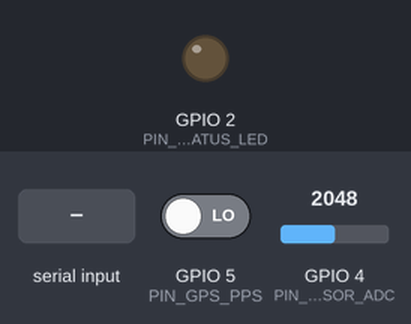
Bench run of a sketch on a simulated ESP32-S3. Parts: output pins drawn as LEDs (lit = HIGH). The inputs (shaded band) are chosen by the test bench; at power-on: GPIO 4 (PIN_SENSOR_ADC) = 2048, GPIO 5 (PIN_GPS_PPS) LOW (analog values on the 0–4095 scale). What the sketch prints to the serial monitor is not drawn.

Above: at 1.7 s.
1.8 s: "T" received over Serial
At 2.9 s:
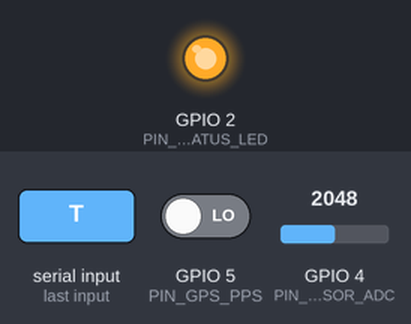
Timing chart, 0 to 5.3 s (numbered marks = the images above; inputs shaded):
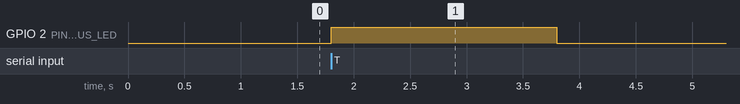

The sketch:

esp32_tdoa_node.ino
```cpp
/**
 * ============================================================================
 * DISTRIBUTED ACOUSTIC TDOA MESH - ESP32-S3 EDGE NODE FIRMWARE
 * ============================================================================
 * Target MCU:      ESP32-S3-DevKitC-1 (Dual-Core 240 MHz Xtensa LX7)
 * Sampling Rate:   16,000.00 Hz (62.5 us period, GPS-1PPS Disciplined)
 * Memory Profile:  64 KB Static SRAM Capture Buffer (16,384 float32 samples)
 * DSP Pipeline:    Direct-Form II Transposed Cascaded SOS Biquad (150-2500 Hz)
 * ============================================================================
 */

#include <Arduino.h>
#include "esp_timer.h"

// ============================================================================
// 1. HARDWARE PIN DEFINITIONS & CONFIGURATION
// ============================================================================
#define PIN_SENSOR_ADC      4       // GPIO4 (ADC1_CH3) -> Vibration Sensor Z-Out
#define PIN_GPS_PPS         5       // GPIO5 -> u-blox NEO-6M/8N 1-PPS Pin
#define PIN_STATUS_LED      2       // GPIO2 -> Onboard Trigger Indicator LED

#define NODE_ID             'A'     // Set to 'A' for Node A, 'B' for Node B
#define SAMPLE_RATE_HZ      16000   // 16.0 kHz acoustic sampling rate
#define CAPTURE_SAMPLES     16384   // 1.024-second synchronized window (64 KB RAM)
#define SERIAL_BAUD         921600  // High-speed UART streaming to host laptop

// ============================================================================
// 2. GPS 1-PPS DISCIPLINED CLOCK SYNCHRONIZATION (ISR STATE)
// ============================================================================
volatile int64_t  last_pps_us      = 0;
volatile int64_t  pps_interval_us  = 1000000; // Nominal: 1,000,000 us (1.000000 s)
volatile uint32_t pps_pulse_count  = 0;
volatile bool     pps_sync_locked  = false;
volatile bool     capture_armed    = false;
volatile bool     capture_ready    = false;

// 64 KB Static SRAM Buffer (16,384 x 4-byte IEEE-754 float32)
static float adc_capture_buffer[CAPTURE_SAMPLES];

// Interrupt Service Routine (ISR) placed in internal Instruction RAM (IRAM)
// Latches the 64-bit hardware timer within <50 nanoseconds of GPS PPS rising edge
void IRAM_ATTR onPpsInterrupt() {
    int64_t now_us = esp_timer_get_time();
    if (last_pps_us > 0) {
        int64_t delta = now_us - last_pps_us;
        // Validate pulse is within +/- 5% of 1.0 second (rejects electrical noise)
        if (delta > 950000 && delta < 1050000) {
            pps_interval_us = delta;
            pps_pulse_count++;
            pps_sync_locked = true;
        }
    }
    last_pps_us = now_us;

    // If host armed a synchronized capture, trigger immediately on this PPS edge
    if (capture_armed && !capture_ready) {
        capture_armed = false;
        // Core 0 acquisition task watches this timestamp
    }
}

// ============================================================================
// 3. CASCADED SECOND-ORDER SECTIONS (SOS / BIQUAD) BANDPASS FILTER
// ============================================================================
// Exact Butterworth 2nd-Order High-Pass (150 Hz) + 2nd-Order Low-Pass (2500 Hz)
// Computed for Fs = 16,000.0 Hz (Direct-Form II Transposed for float32 stability)
struct BiquadSection {
    float b0, b1, b2;
    float a1, a2;
    float z1, z2;

    inline float process(float x) {
        float y = b0 * x + z1;
        z1 = b1 * x - a1 * y + z2;
        z2 = b2 * x - a2 * y;
        return y;
    }

    void reset() {
        z1 = 0.0f;
        z2 = 0.0f;
    }
};

// Stage 1: 150 Hz High-Pass (Strips DC bias, traffic rumble <110 Hz, & 60 Hz hum)
BiquadSection sos_stage1_hp = {
     0.9592032f, -1.9184064f,  0.9592032f,
    -1.9167412f,  0.9200714f,  0.0f, 0.0f
};

// Stage 2: 2500 Hz Low-Pass (Anti-aliasing & high-frequency thermal noise cutoff)
BiquadSection sos_stage2_lp = {
     0.1399393f,  0.2798786f,  0.1399393f,
    -0.6997380f,  0.2594952f,  0.0f, 0.0f
};

// ============================================================================
// 4. CORE 0 REAL-TIME DETERMINISTIC ACQUISITION ENGINE
// ============================================================================
void acquisitionTaskCore0(void *parameter) {
    for (;;) {
        // Wait until user or GPS PPS triggers a synchronized capture window
        if (!capture_armed && !capture_ready) {
            vTaskDelay(1);
            continue;
        }

        if (capture_armed) {
            // Wait for exact rising edge of next GPS 1-PPS pulse (or immediate if bench testing)
            uint32_t start_pps_count = pps_pulse_count;
            int64_t wait_start = esp_timer_get_time();

            while (pps_sync_locked && (pps_pulse_count == start_pps_count)) {
                if (esp_timer_get_time() - wait_start > 1500000) break; // Timeout fallback
            }

            int64_t t0_us = esp_timer_get_time();
            double clock_scale = (double)pps_interval_us / 1000000.0;

            sos_stage1_hp.reset();
            sos_stage2_lp.reset();
            digitalWrite(PIN_STATUS_LED, HIGH);

            // Warm up biquad filter states over 128 samples before recording
            for (int w = 0; w < 128; w++) {
                float raw_v = (float)analogRead(PIN_SENSOR_ADC) - 2048.0f;
                sos_stage2_lp.process(sos_stage1_hp.process(raw_v));
            }

            t0_us = esp_timer_get_time();

            // Deterministic 16,000.00 Hz sampling loop (62.5 us GPS-disciplined step)
            for (uint32_t i = 0; i < CAPTURE_SAMPLES; i++) {
                int64_t target_us = t0_us + (int64_t)((double)i * 62.5 * clock_scale);
                while (esp_timer_get_time() < target_us) {
                    // Tight hardware-timer spinlock for sub-microsecond jitter
                }

                // Read 12-bit SAR ADC (0..4095), center at zero, and run SOS Biquad cascade
                float raw_sample = (float)analogRead(PIN_SENSOR_ADC) - 2048.0f;
                float hp_out     = sos_stage1_hp.process(raw_sample);
                adc_capture_buffer[i] = sos_stage2_lp.process(hp_out);
            }

            digitalWrite(PIN_STATUS_LED, LOW);
            capture_armed = false;
            capture_ready = true;
        }
    }
}

// ============================================================================
// 5. INITIALIZATION & CORE 1 TELEMETRY STREAMING
// ============================================================================
void setup() {
    Serial.begin(SERIAL_BAUD);
    pinMode(PIN_STATUS_LED, OUTPUT);
    pinMode(PIN_GPS_PPS, INPUT_PULLDOWN);

    // Configure ESP32-S3 12-bit ADC (0V - 3.1V full scale attenuation)
    analogReadResolution(12);
    analogSetPinAttenuation(PIN_SENSOR_ADC, ADC_11db);

    // Attach sub-50ns hardware interrupt to GPS 1-PPS pin
    attachInterrupt(digitalPinToInterrupt(PIN_GPS_PPS), onPpsInterrupt, RISING);

    // Pin deterministic ADC acquisition engine to dedicated Core 0
    xTaskCreatePinnedToCore(
        acquisitionTaskCore0,
        "ADC_Core0_Task",
        4096,
        NULL,
        configMAX_PRIORITIES - 1,
        NULL,
        0
    );

    delay(500);
    Serial.println("\n=======================================================");
    Serial.printf(" ESP32-S3 TDOA ACOUSTIC NODE [%c] INITIALIZED\n", NODE_ID);
    Serial.println(" Commands: Send 'T' to trigger synchronized capture");
    Serial.println("=======================================================");
}

void loop() {
    // Listen for host laptop trigger command ('T')
    if (Serial.available() > 0) {
        char cmd = Serial.read();
        if (cmd == 'T' || cmd == 't') {
            capture_ready = false;
            capture_armed = true;
        }
    }

    // Once Core 0 finishes the 16,384-sample capture, stream frame to host laptop
    if (capture_ready) {
        float crystal_ppm = (float)(pps_interval_us - 1000000);

        Serial.printf("BEGIN_FRAME,NODE=%c,FS=%d,N=%d,PPS_LOCK=%d,DRIFT_PPM=%.2f\n",
                      NODE_ID, SAMPLE_RATE_HZ, CAPTURE_SAMPLES,
                      pps_sync_locked ? 1 : 0, crystal_ppm);

        for (uint32_t i = 0; i < CAPTURE_SAMPLES; i++) {
            Serial.println(adc_capture_buffer[i], 4);
        }

        Serial.println("END_FRAME");
        capture_ready = false;
    }

    delay(10);
}
```

Measured:
- after the input at 1.8 s, GPIO 2 (PIN_STATUS_LED): LOW → HIGH at once, → LOW 2.0 s later
